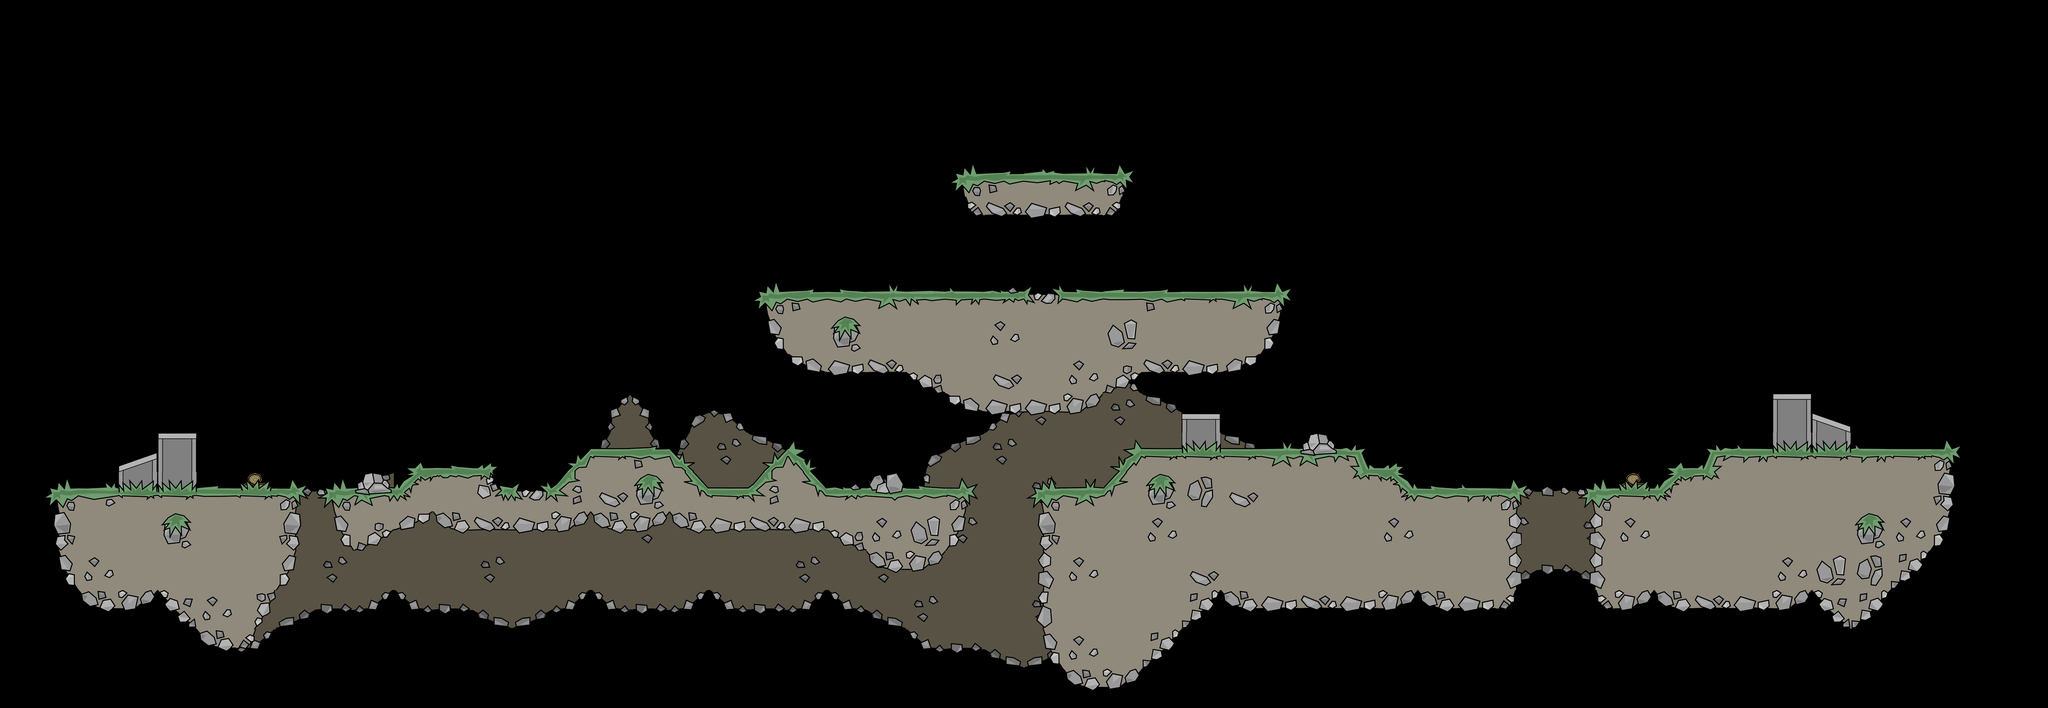

This is a level from a 2D game, rendered from its Tiled map with the project's own tilesets. A one-line summary and the map file follow, with tile-layer data summarised:
An orthogonal 52x18 tile map with 128x128 px tiles, 2 tile layers (tilebg, tile) and 27 objects (2x sp_p_05, 2x wp_p_31, wp_p_00, wp_p_02, wp_p_01, ...).

<map version="1.0" orientation="orthogonal" width="52" height="18" tilewidth="128" tileheight="128">
 <tileset firstgid="1" source="t64_new.tsx" />
 <layer name="tilebg" width="52" height="18">
  <data>[936 cells, 110 non-empty, 19 distinct tile ids]</data>
 </layer>
 <layer name="tile" width="52" height="18">
  <data>[936 cells, 244 non-empty, 66 distinct tile ids]</data>
 </layer>
 <objectgroup name="objects" width="52" height="18">
  <object name="wp_p_00" x="1569" y="435">
   <properties>
    <property name="weapon" value="riot" />
   </properties>
  </object>
  <object name="wp_p_02" x="1375" y="433">
   <properties>
    <property name="weapon" value="smaw" />
   </properties>
  </object>
  <object name="wp_p_01" x="2012" y="435">
   <properties>
    <property name="weapon" value="machete" />
   </properties>
  </object>
  <object name="wp_p_03" x="2065" y="435">
   <properties>
    <property name="weapon" value="mp5" />
   </properties>
  </object>
  <object name="wp_p_04" x="1757" y="433">
   <properties>
    <property name="weapon" value="flame" />
   </properties>
  </object>
  <object name="wp_p_05" x="1441" y="433">
   <properties>
    <property name="weapon" value="ak47" />
   </properties>
  </object>
  <object name="wp_p_06" x="1951" y="435">
   <properties>
    <property name="weapon" value="m93ba" />
   </properties>
  </object>
  <object name="wp_p_07" x="1262" y="433">
   <properties>
    <property name="weapon" value="uzi" />
   </properties>
  </object>
  <object name="wp_p_08" x="1314" y="432">
   <properties>
    <property name="weapon" value="shotgun" />
   </properties>
  </object>
  <object name="sp_p_00" x="291" y="628" />
  <object name="sp_p_02" x="2787" y="33" />
  <object name="sp_p_04" x="2911" y="571" />
  <object name="sp_p_05" x="2401" y="726" />
  <object name="sp_p_05" x="2093" y="655" />
  <object name="wp_p_12" x="1824" y="434">
   <properties>
    <property name="weapon" value="m14" />
   </properties>
  </object>
  <object name="wp_p_20" x="1884" y="434">
   <properties>
    <property name="weapon" value="m16" />
   </properties>
  </object>
  <object name="wp_p_21" x="1506" y="433">
   <properties>
    <property name="weapon" value="phasr" />
   </properties>
  </object>
  <object name="spritefg" x="732" y="700">
   <properties>
    <property name="sprite" value="bushPalm" />
   </properties>
  </object>
  <object name="spritebg" x="1176" y="700" width="18" height="16">
   <properties>
    <property name="sprite" value="palmTree" />
   </properties>
  </object>
  <object name="wp_p_30" x="1629" y="433">
   <properties>
    <property name="weapon" value="gasnade" />
   </properties>
  </object>
  <object name="wp_p_31" x="1713" y="433">
   <properties>
    <property name="weapon" value="proxynade" />
   </properties>
  </object>
  <object name="wp_p_32" x="1635" y="241">
   <properties>
    <property name="weapon" value="boosttank" />
   </properties>
  </object>
  <object name="wp_p_33" x="1697" y="243">
   <properties>
    <property name="weapon" value="emp" />
   </properties>
  </object>
  <object name="wp_p_34" x="1757" y="241">
   <properties>
    <property name="weapon" value="healthpack" />
   </properties>
  </object>
  <object name="wp_p_42" x="1575" y="241">
   <properties>
    <property name="weapon" value="proxynade" />
   </properties>
  </object>
  <object name="wp_p_31" x="1809" y="241">
   <properties>
    <property name="weapon" value="proxynade" />
   </properties>
  </object>
  <object name="wp_p_43" x="1679" y="433">
   <properties>
    <property name="weapon" value="sawgun" />
   </properties>
  </object>
 </objectgroup>
</map>
